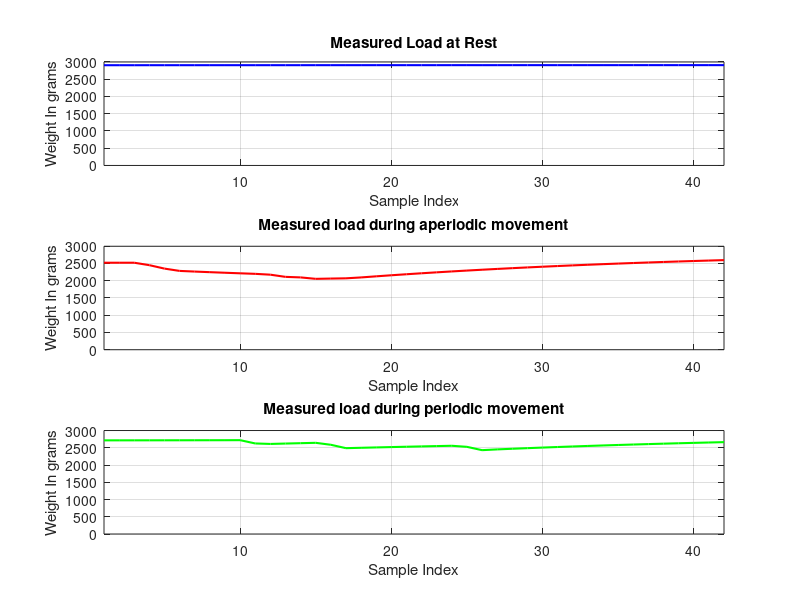

Recreate this plot in MATLAB.
data = [
 3756.25,3756.32,3756.11,3756.77,3756.59,3756.76,3756.78,3757.01,3757.11,3757.11,3757.00,...
3757.19,3756.97,3757.13,3757.47,3757.38,3757.33,3757.46,3757.67,3757.61,3757.53,3757.45,...
3757.50,3757.84,3757.99,3757.48,3757.66,3757.92,3758.11,3758.11,3757.83,3758.02,3757.92,...
3758.15,3758.11,3758.39,3758.41,3758.32,3758.18,3758.18,3758.48,3758.29];

data2=[3272.44,3272.30,3271.84,1500.57,711.16,1432.20,2560.11,2578.67,2578.95,2579.00,...
2575.22,2342.22,1340.89,2474.60,1800.00,3007.04,2992.62,3467.38,3644.72,3645.92,...
3646.65,3647.27,3647.38,3648.37,3648.21,3648.51,3649.04,3649.19,3649.63,3649.79,...
3649.99,3650.50,3650.35,3650.83,3650.85,3650.65,3651.01,3651.02,3651.32,3651.33,...
3651.27,3651.57];

data3=[3565.15,3571.10,3574.31,3577.55,3579.59,3581.29,3583.24,3584.50,3582.43,...
3609.08,1184.48,3121.37,3741.73,3740.27,3741.46,2078.89,983.07,3607.88,3612.60,...
3614.75,3616.61,3618.19,3619.19,3626.09,2639.52,968.43,3832.77,3762.08,3762.48,...
3762.75,3762.72,3762.40,3762.49,3762.40,3762.49,3762.89,3762.49,3762.22,3762.20,...
3762.25,3762.57,3759.98];


%data2=medfilt1(data2,6);
%data3=medfilt1(data3,6);

%data2=movmean(data2,8);
%data3=movmean(data3,8);
alpha = 0.04;
ema = zeros(size(data2));
ema2= zeros(size(data3));
ema(1) = data2(1);  % Initialize the first value
ema2(1)=data3(1);
for k = 2:length(data2)
    ema(k) = (alpha )* data2(k) + (1-alpha) * ema(k - 1);
    ema2(k)=(alpha) * data3(k) + (1-alpha) * ema2(k - 1);
end
data2=ema;
data3=ema2;



% First subplot
subplot(3, 1, 1);
plot(data - 850, 'LineWidth', 1.5, 'Color', 'b');
title('Measured Load at Rest');
xlabel('Sample Index');
ylabel('Weight In grams');
ylim([0 3000]);
xlim([1 42]);
grid on;

% Second subplot
subplot(3, 1, 2);
plot(data2 - 750, 'LineWidth', 1.5, 'Color', 'r');
title('Measured load during aperiodic movement');
xlabel('Sample Index');
ylabel('Weight In grams');
ylim([0 3000]);
xlim([1 42]);
grid on;

% Third subplot
subplot(3, 1, 3);
plot(data3 - 850, 'LineWidth', 1.5, 'Color', 'g');
title('Measured load during periodic movement');
xlabel('Sample Index');
ylabel('Weight In grams');
ylim([0 3000]);
xlim([1 42]);
grid on;